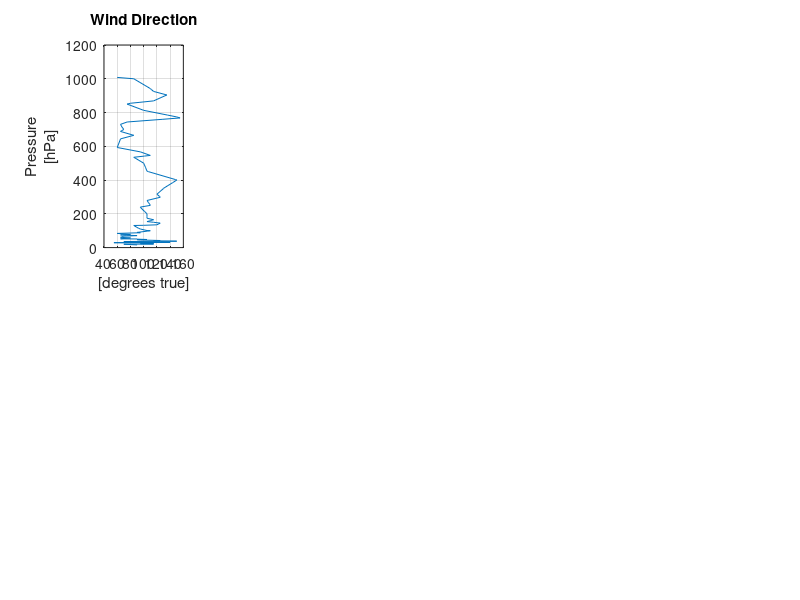

Recreate this plot in MATLAB. (Note: this script raises an error after producing the figure.)
%  PLOT variables sondas for the interest time
% data from http://weather.uwyo.edu/upperair/sounding.html
% Andrés Yarce

clear all;close all;clc
fileID = fopen('sondas_cortizos_18_agosto.txt','r');
formatSpec = '%f';
A = fscanf(fileID',formatSpec)
fclose(fileID);


load Ernesto_cortizos_18_agosto.mat

variable={'DRCT','DWPT','HGHT','MIXR','PRES','RELH','SKNT','TEMP','THTA','THTE','THTV'};



name={'Wind Direction','Dewpoint Temperature','Geopotential Height','Mixing Ratio','Atmospheric Pressure ',...
    'Relative Humidity','Wind Speed','Temperature','Potential Temperature','Equivalent Potential Temperature','Virtual Potential Temperature'};

unit={'[degrees true]','[celsius]','[meter]','[gram/kilogram]','[hPa]','[%]','[knot]','[celsius]','[kelvin]','[kelvin]','[kelvin]'};


for i=1:11
if(i~=3)
    if(i<3)
    
    
subplot(2,5,i)
    plot(eval(variable{i}),eval(variable{5}))
hold on
grid on
ylabel({'Pressure',unit{5}});
xlabel(unit{i});
    title({name{i},''});

    end
     if(i>3)
        
subplot(2,5,i-1)
    plot(eval(variable{i}),eval(variable{5}))
hold on
grid on
ylabel({'Pressure',unit{5}});
    xlabel(unit{i});
  title({name{i},''});
    end
end
sgtitle('Hernesto cortizos 7 pm 18 august 2020')
end


% part to get U and V from wind direction and wind speed

% wind direction variable 1
% wind speed variable 7



variable{7}*cos(variable{i})




